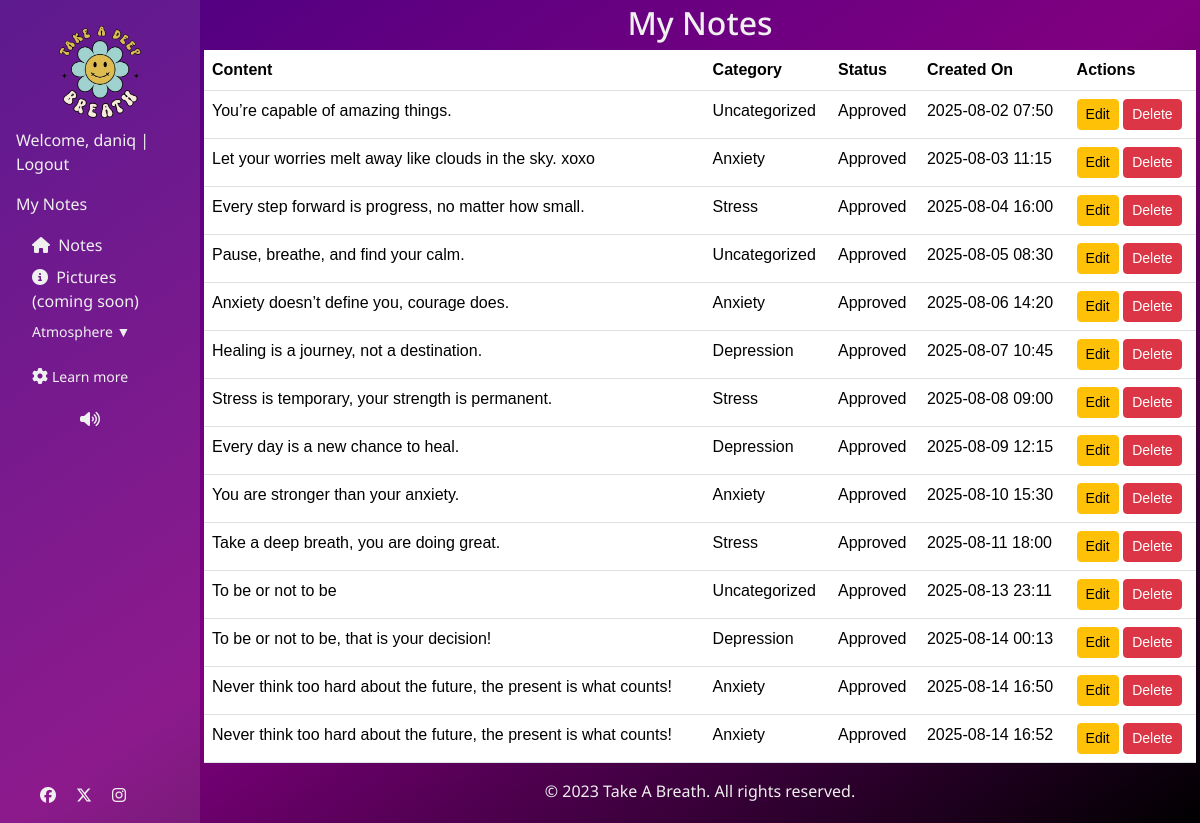
Page /my-notes/ (signed in) on the earlier database version.
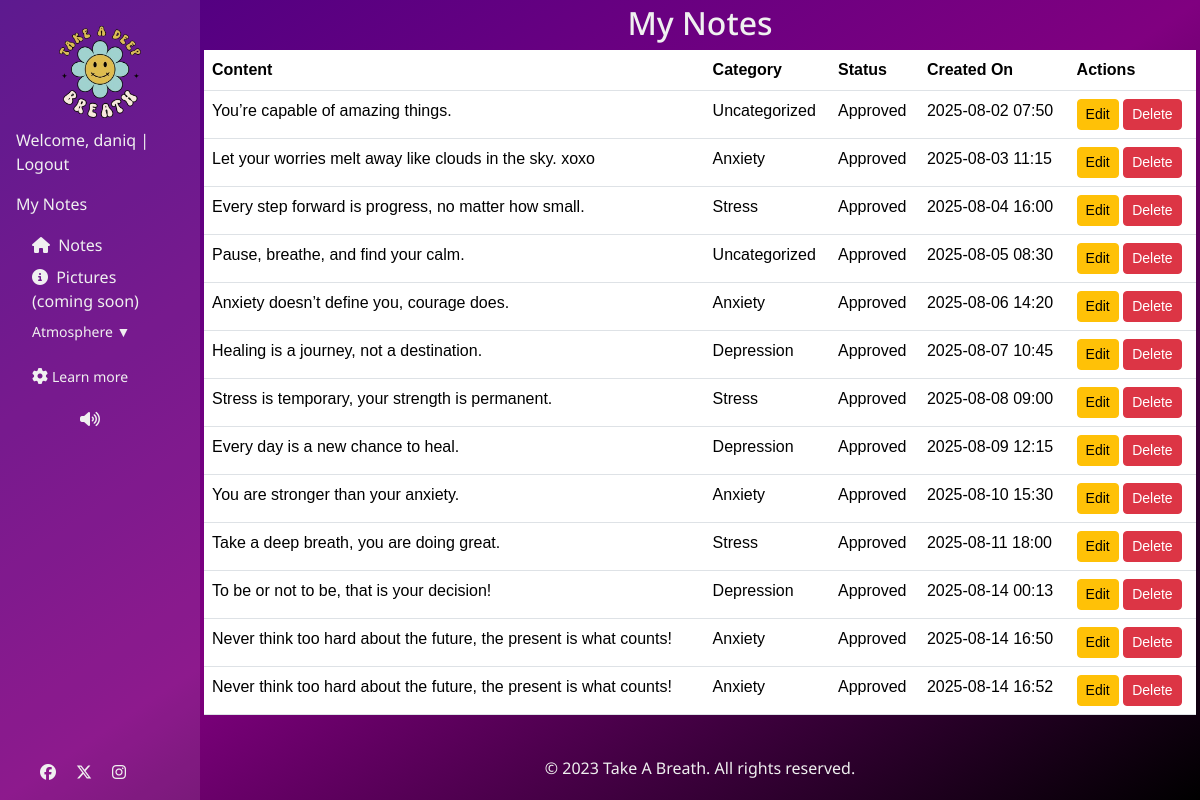
Same page on the later database version.
### quote/models.py (models this page shows, shortened)
class Note(models.Model):
    CATEGORY = (
        (0, "Uncategorized"),
        (1, "Stress"),
        (2, "Depression"),
        (3, "Anxiety"),
    )
    STATUS = (
        (0, "Pending"),
        (1, "Approved"),
        (2, "Denied"),
    )
    content = models.CharField(max_length=100)
    name = models.CharField(max_length=100, default='anonymous', blank=True)
    created_on = models.DateTimeField(auto_now_add=True)
    status = models.IntegerField(choices=STATUS, default=0)
    category = models.IntegerField(choices = CATEGORY, default=0, blank=True)
    author = models.ForeignKey(
        User,
        on_delete=models.SET(get_removed_user),
        related_name="notes",
    )
    class Meta:
        ordering = ["created_on"] # Order by creation date in ascending order

### quote/views.py (the view)
# urls.py: path('my-notes/', views.MyNotesView.as_view(), name='my_notes'),
class MyNotesView(LoginRequiredMixin, ListView):
    model = Note
    template_name = "quote/my-notes.html"
    context_object_name = "notes"
    def get_queryset(self):
        return Note.objects.filter(author=self.request.user)

### quote/templates/quote/my-notes.html
{% extends "base.html" %}
{% block content %}
<h2>My Notes</h2>
{% if notes %}
<table class="table">
  <thead>
    <tr>
      <th>Content</th>
      <th>Category</th>
      <th>Status</th>
      <th>Created On</th>
      <th>Actions</th>
    </tr>
  </thead>
  <tbody>
    {% for note in notes %}
    <tr>
      <td>{{ note.content }}</td>
      <td>{{ note.get_category_display }}</td>
      <td>{{ note.get_status_display }}</td>
      <td>{{ note.created_on|date:"Y-m-d H:i" }}</td>
      <td>
        <a href="{% url 'edit_note' note.pk %}" class="btn btn-sm btn-warning">Edit</a>
        <a href="{% url 'delete_note' note.pk %}" class="btn btn-sm btn-danger">Delete</a>
      </td>
    </tr>
    {% endfor %}
  </tbody>
</table>
{% else %}
<p>You haven't written any notes yet.</p>
{% endif %}
{% endblock %}

Differences in the rows shown:
removed Note: content "To be or not to be", category "Uncategorized", status "Approved", created_on "2025-08-13 23:11"
